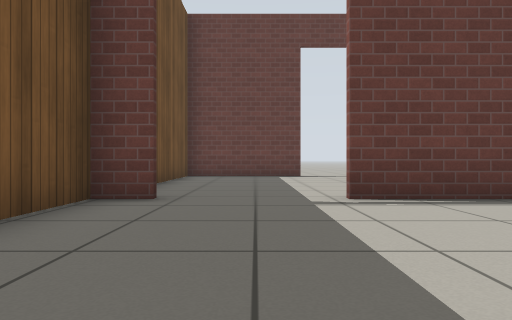
View 1 (above)

12 first-person views from a walk through a world built for the Gazebo simulator. The camera is 0.5 m above the floor, looks level and sees 70° across. The floor is counted in squares, 1 m on a side. Each view is taken from the middle of a square. On the plan, view 1 faces up. The plan holds only what a view shows up to about 9 squares ahead; the rest is blank. The robots in the file are not drawn. Gazebo's built-in surfaces are drawn with simple patterns.

View 2
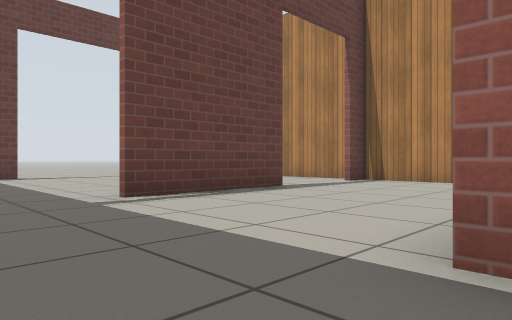

View 3
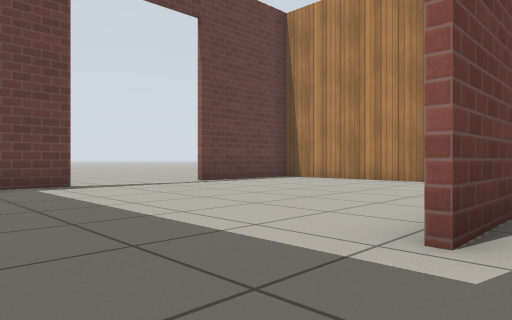

View 4
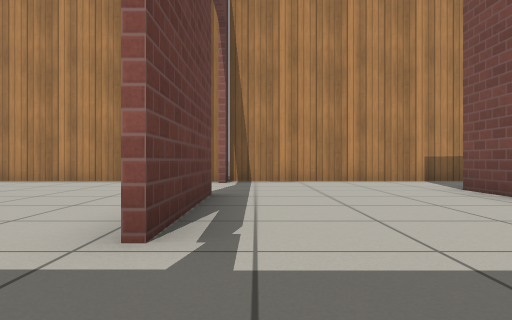

View 5
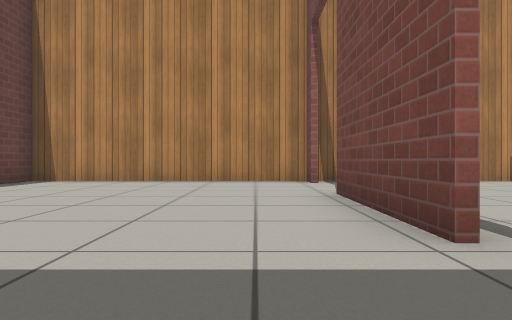

View 6
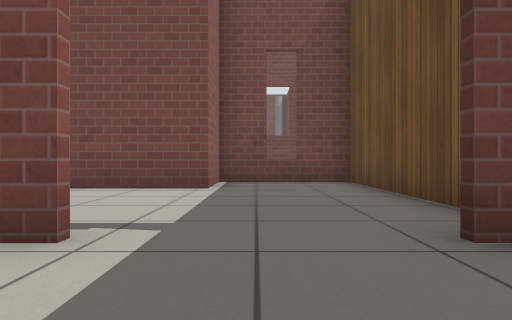

View 7
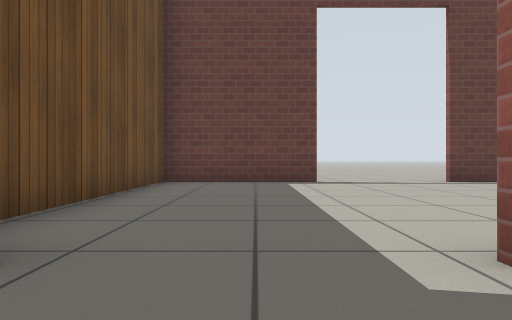

View 8
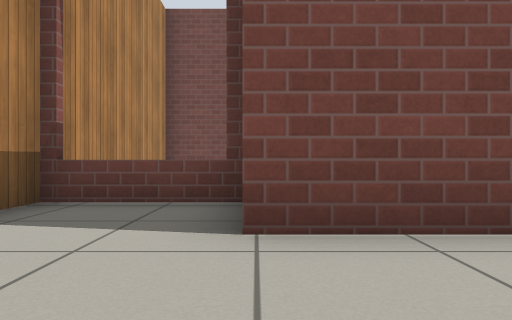

View 9
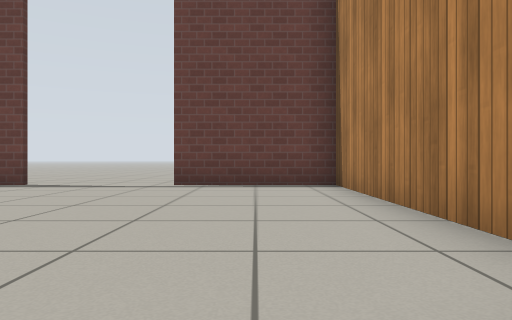

View 10
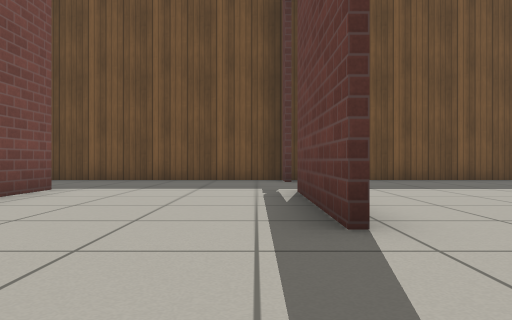

View 11
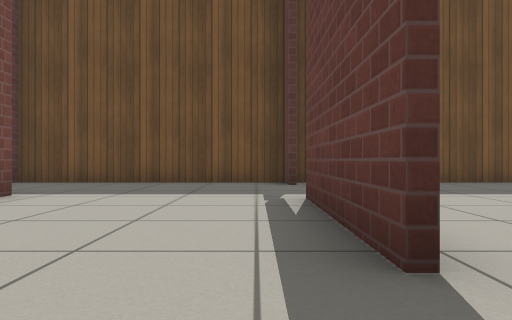

View 12
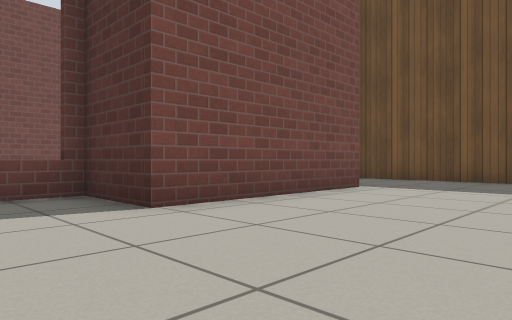

### Floor plan
Points are (right, up) in squares from view 1. A wall is a line through its corners. A room is listed if a view was taken in it or the views show most of it. See-through windows are left out.
Room 1 (views 1, 2, 3, 4, 7, 8, 9, 10, 11, 12)
walls: (4.5, 4.7) (1.1, 4.7); (-1.2, 4.7) (-2.1, 4.7) (-2.1, -1.3) (0.8, -1.3) (0.8, 0.6) (5.1, 0.6) (5.1, -1.3) (7.6, -1.3); (7.6, -6) (7.6, 4.7) (6.9, 4.7)
ways out: open door at (0, 5) to room 2; open door at (6, 5) to room 2
Room 2 (views 5, 6)
walls: (1.4, 11.3) (-2.1, 11.3) (-2.1, 4.9); (1.1, 4.8) (4.4, 4.8); (6.9, 4.8) (7.6, 4.8) (7.6, 11.3) (4.4, 11.3)
ways out: open door at (0, 5) to room 1; open door at (6, 5) to room 1; open door at (3, 11)

Positions as (right, up) in squares from view 1, and headings:
1: (0, 0), facing up
2: (-1, 0), facing up-right
3: (-1, 4), facing up-right
4: (-1, 4), facing right
5: (-1, 6), facing right
6: (0, 7), facing down
7: (0, 3), facing up
8: (5, 3), facing down
9: (6, 4), facing up
10: (7, 4), facing left
11: (6, 4), facing left
12: (7, 4), facing down-left
